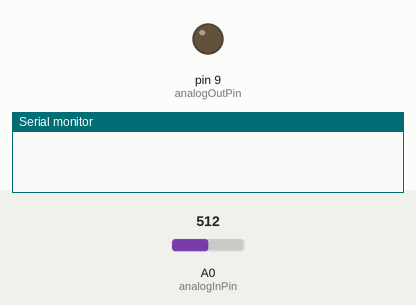
This sketch was run on a simulated Arduino Uno, built with avr-gcc and run on an emulated ATmega328P. Parts: output pins drawn as LEDs (lit = HIGH), the last lines printed to the serial monitor. The test bench sets the inputs (shaded band); at power-on: A0 (analogInPin) = 512.

Above: at 0.0 s.
At 6.2 s:
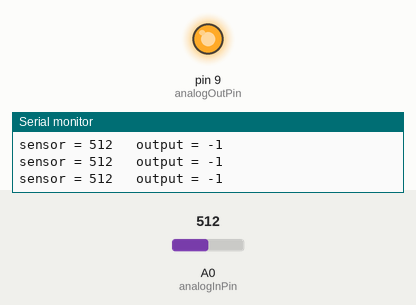
6.3 s: A0 (analogInPin) set to 985
9.3 s: A0 (analogInPin) set to 1009
Timing chart, 0 to 12.3 s (numbered marks = the images above; inputs shaded):
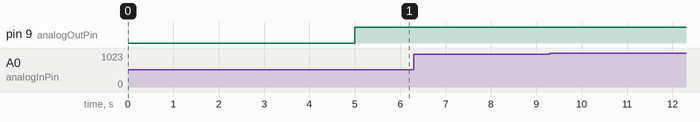

The sketch:

AnalogInput_test.ino
```cpp
const int analogInPin = A0;  // Analog input pin that the potentiometer is attached to
const int analogOutPin = 9; // Analog output pin that the LED is attached to

int sensorValue = 0;        // value read from the pot
int sensorMin = 1023;        // minimum sensor value
int sensorMax = 0;           // maximum sensor value
int outputValue = 0;        // value output to the PWM (analog out)

void setup() {
  // initialize serial communications at 9600 bps:
  Serial.begin(9600);

   // calibrate during the first five seconds
  while (millis() < 5000) {
    sensorValue = analogRead(analogInPin);

    // record the maximum sensor value
    if (sensorValue > sensorMax) {
      sensorMax = sensorValue;
    }

    // record the minimum sensor value
    if (sensorValue < sensorMin) {
      sensorMin = sensorValue;
    }
  }
}

void loop() {
  // read the analog in value:
  sensorValue = analogRead(analogInPin);
  // map it to the range of the analog out:
  outputValue = map(sensorValue, sensorMin, sensorMax, 0, 255);
  // change the analog out value:
  analogWrite(analogOutPin, outputValue);

  // print the results to the serial monitor:
  Serial.print("sensor = ");
  Serial.print(sensorValue);
  Serial.print("\t output = ");
  Serial.println(outputValue);

  // wait 2 milliseconds before the next loop
  // for the analog-to-digital converter to settle
  // after the last reading:
  delay(2);
}
```
